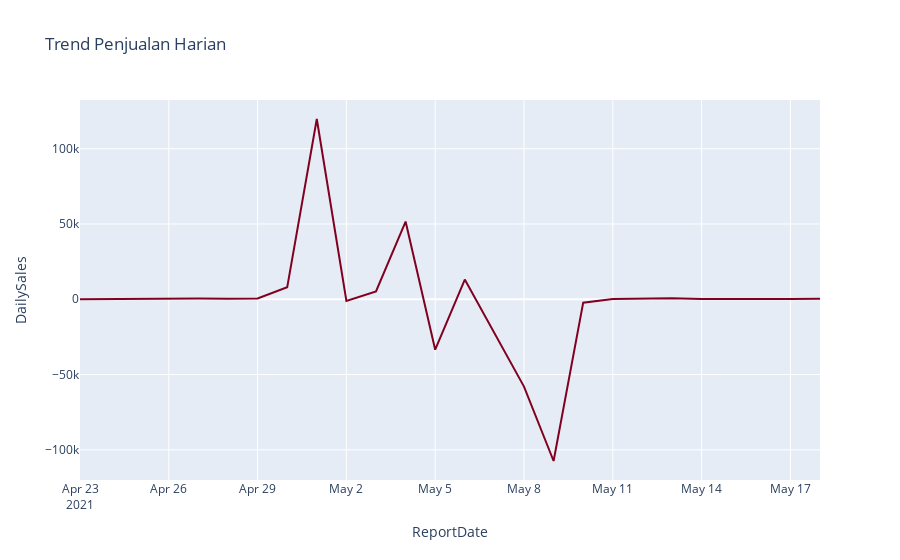

The cell this chart's notebook holds for it:
### Code cell
trend = df_kotor.groupby('ReportDate')['DailySales'].sum().reset_index()
fig = px.line(trend, x='ReportDate', y='DailySales', title='Trend Penjualan Harian')
fig.update_traces(line=dict(color='#800020'))
fig.show()

### Figure 1 — Plotly figure (JSON) as saved in the notebook; plotly's stock layout.template omitted (floating-point values rounded to 4 significant figures)
{"data": [{"hovertemplate": "ReportDate=%{x}<br>DailySales=%{y}<extra></extra>", "legendgroup": "", "line": {"color": "#800020", "dash": "solid"}, "marker": {"symbol": "circle"}, "mode": "lines", "name": "", "orientation": "v", "showlegend": false, "type": "scatter", "x": ["2021-04-23T00:00:00", "2021-04-24T00:00:00", "2021-04-25T00:00:00", "2021-04-26T00:00:00", "2021-04-27T00:00:00", "2021-04-28T00:00:00", "2021-04-29T00:00:00", "2021-04-30T00:00:00", "2021-05-01T00:00:00", "2021-05-02T00:00:00", "2021-05-03T00:00:00", "2021-05-04T00:00:00", "2021-05-05T00:00:00", "2021-05-06T00:00:00", "2021-05-08T00:00:00", "2021-05-09T00:00:00", "2021-05-10T00:00:00", "2021-05-11T00:00:00", "2021-05-13T00:00:00", "2021-05-14T00:00:00", "2021-05-15T00:00:00", "2021-05-16T00:00:00", "2021-05-17T00:00:00", "2021-05-18T00:00:00"], "xaxis": "x", "y": [0, 215, 189, 253, 559, 386, 507, 7945, 119726, -1051, 5249, 51640, -33498, 13070, -57972, -107407, -2254, 166, 634, 222, 104, 322, 134, 288], "yaxis": "y"}], "layout": {"autosize": true, "legend": {"tracegroupgap": 0}, "title": {"text": "Trend Penjualan Harian"}, "xaxis": {"anchor": "y", "autorange": true, "domain": [0, 1], "range": ["2021-04-23", "2021-05-18"], "title": {"text": "ReportDate"}, "type": "date"}, "yaxis": {"anchor": "x", "autorange": true, "domain": [0, 1], "range": [-120000.0, 132300.0], "title": {"text": "DailySales"}, "type": "linear"}}}
